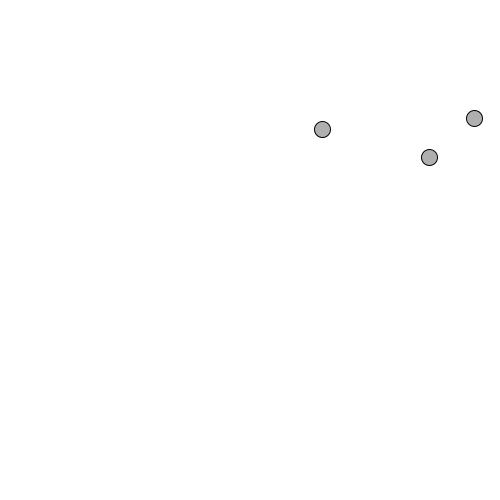
Frame 1 (no input)
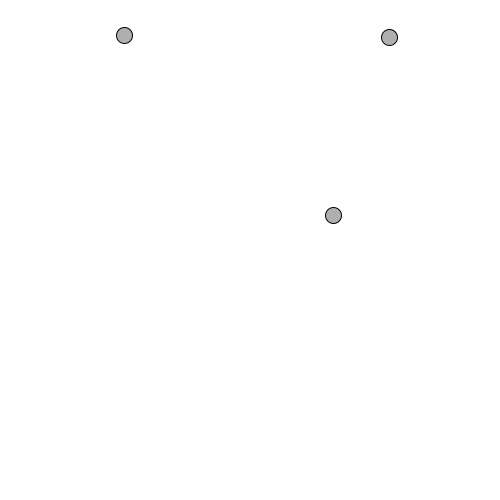
Frame 60 (the mouse pressed at the canvas centre just before this capture)
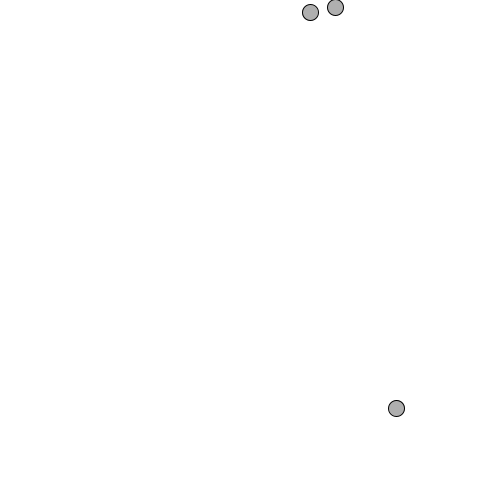
Frame 120 (the mouse held since frame 60 and released just before this capture)

The Processing sketch that drew these frames (run headless with seeded random() and noise(); from frame 60 on, the mouse is pressed at the canvas centre):

// Processing sketch: moverObject
// ── moverObject.pde
Mover mover1;
Mover mover2;
Mover mover3;

void setup() {
  size(500, 500);

  mover1 = new Mover();
  mover2 = new Mover();
  mover3 = new Mover();
}
void draw() {
  background(255);

  mover1.update();
  mover1.checkEdges();
  mover1.display();

  mover2.update();
  mover2.checkEdges();
  mover2.display();

  mover3.update();
  mover3.checkEdges();
  mover3.display();
}

class Mover {

  PVector location;
  PVector velocity;
  PVector acceleration;

  Mover() {
    location = new PVector(random(width), random(height));
    velocity = new PVector(0,0);
    acceleration = new PVector(0,0);
  }

  void update() {
    acceleration = PVector.random2D();
    
    velocity.add(acceleration);
    location.add(velocity);
  }

  void checkEdges() {
    if (location.x<0 | location.x>width) {
      velocity.x *= -1;
    }
    if (location.y<0 | location.y>height) {
      velocity.y *= -1;
    }
  }

  void display() {
    stroke(0);
    fill(175);
    ellipse(location.x, location.y, 16, 16);
  }
}
